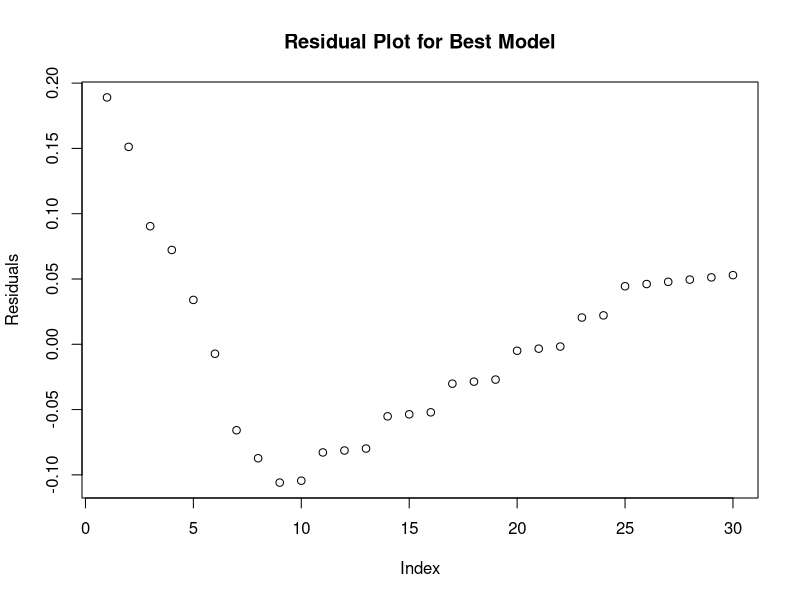
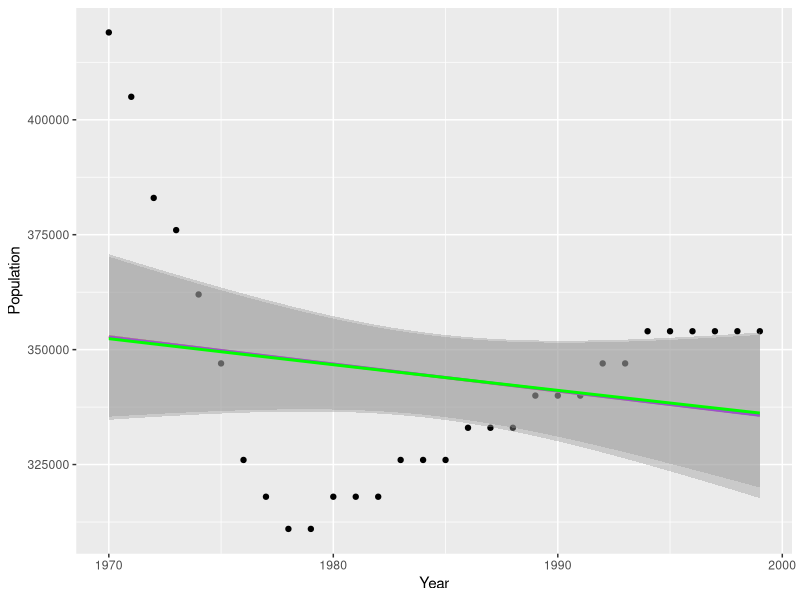
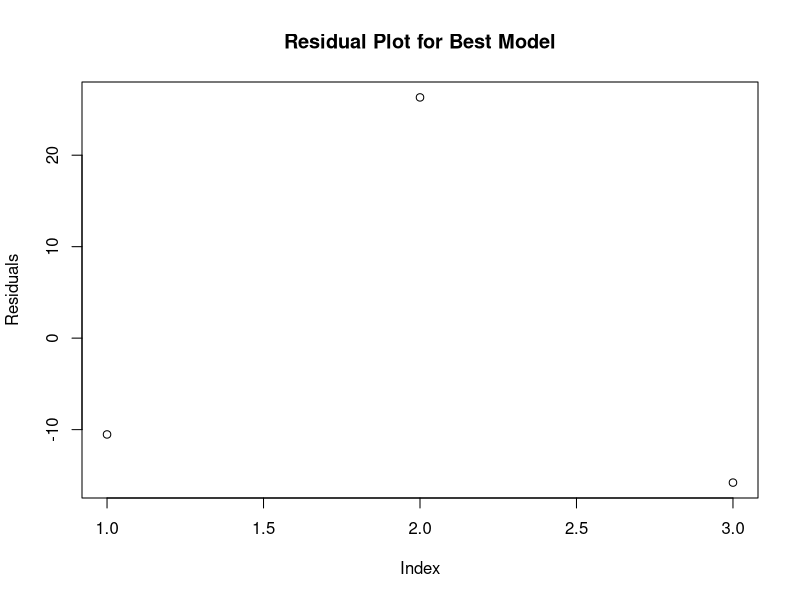
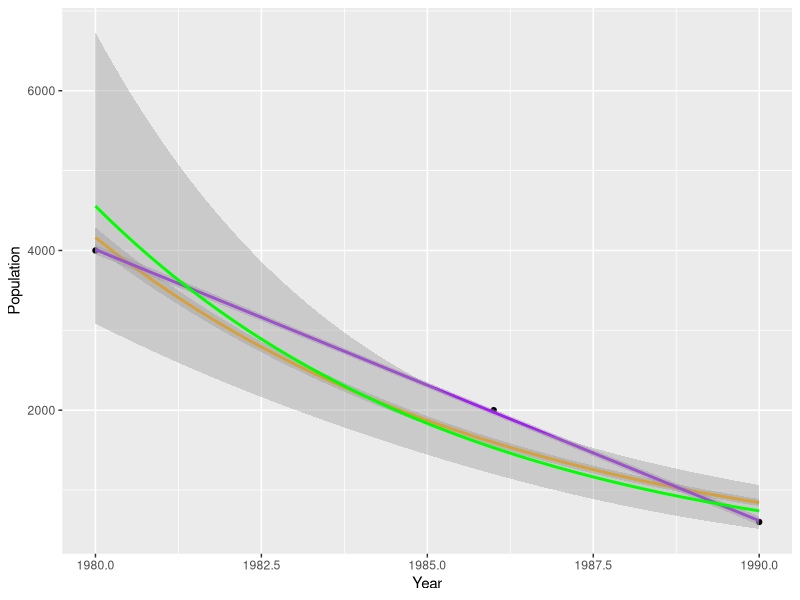

R code for these plots, in order: (Note: this script raises an error after producing the figures.)
## ---- chunk 1
library(tidyverse)
library(here)
library(MASS)
whale <- read_csv(here("data", "sperm_whale_pop.csv"))
#monarch <- read_csv(here("data", "monarch.csv"))
addax <- read_csv(here("data", "addax.csv"))
grizzly_ukraine <- read_csv(here("data", "grizzly_ukraine.csv"))
ringed_seal <- read_csv(here("data", "ringed_seal_finland.csv"))
## ---- chunk 2

pop.decline <- function(df, ntimes){
  df <- na.omit(df)
  glm.fit <- glm(df$Population ~ df$Year, data = df)
  fit.poi <- glm(df$Population ~ df$Year, data = df, family = "poisson")
  fit.nb <- glm.nb(df$Population ~ df$Year, data = df)
  fits <- list((glm.fit), (fit.poi), (fit.nb))
  #lm.fit <- lm(log(Population) ~ log(Year), data = df)
  
  #compare AIC
  mods <- c("Linear Model", "Poisson", "Negative Binomial")
  aics <- c(summary(glm.fit)$aic, summary(fit.poi)$aic, summary(fit.nb)$aic)
  best_model <- fits[[order(aics)[1]]]
  aic_summary <- cat("AIC for Each Model", "\n",
               mods[1], ": ", aics[1], "\n", 
               mods[2], ": ", aics[2], "\n",
               mods[3], ": ", aics[3], "\n")
  
  #show plot with each model fit
  plot1 <- ggplot(data = df, aes(x = Year, y = Population)) +
  geom_point() +
  geom_smooth(method='glm',formula=y~x, method.args = list(family = "poisson"), color
      = "orange") +
  geom_smooth(method='glm',formula=y~x, color = "purple") + 
  geom_smooth(method='glm.nb',formula=y~x, color = "green")
  labs(x = "Year", y = "Population")
  
  #show residual plot for lowest aic model
  resid.plot1 <- plot(best_model$residuals, main = "Residual Plot for Best Model",
                      ylab = "Residuals")
  
  # do simulation for lowest aic
  n <- max(df$Year) - min(df$Year) +1
  y.hat <- best_model$fitted.values
  
  if(order(aics)[1] == 2){
    y.rep <- matrix(ncol = ntimes, data = c(rpois(n*ntimes, y.hat)))
  } else if(order(aics)[1] == 3){
    y.rep <- matrix(ncol = ntimes, data = c(rnegbin(n = n*ntimes, mu = y.hat, 
                  theta = summary(fit.nb)$theta)))
  } else {
    new_data <- data.frame("Year" = seq(max(df$Year)+1, max(df$Year) + n*ntimes, 1))
    preds <- predict(glm.fit, newdata = new_data, type = 'response')
    preds <- preds + runif(n = n*ntimes, min = min(glm.fit$residuals), max =  
              max(glm.fit$residuals))
    y.rep <- matrix(ncol = ntimes, data = preds)
  }
    
  years <- c(min(df$Year):max(df$Year))
  y.rep.sort <- -apply(-y.rep, 2, sort)
  y.coefs <- t(apply(y.rep.sort, 2, function(y.col) lm(y.col~years)$coef))
  end.dates <- -y.coefs[,1] / y.coefs[,2]
  end.date <- cat("Predicted Extinction: ", mean(end.dates))

  #return stuff
  structure(list(aic_summary, end.date))
  return(list(plot1, resid.plot1))
}
## ---- chunk 3
pop.decline(df = whale, ntimes = 100)
pop.decline(df = addax, ntimes = 100)
pop.decline(df = grizzly_ukraine, ntimes = 100)
pop.decline(df = ringed_seal, ntimes = 100)
